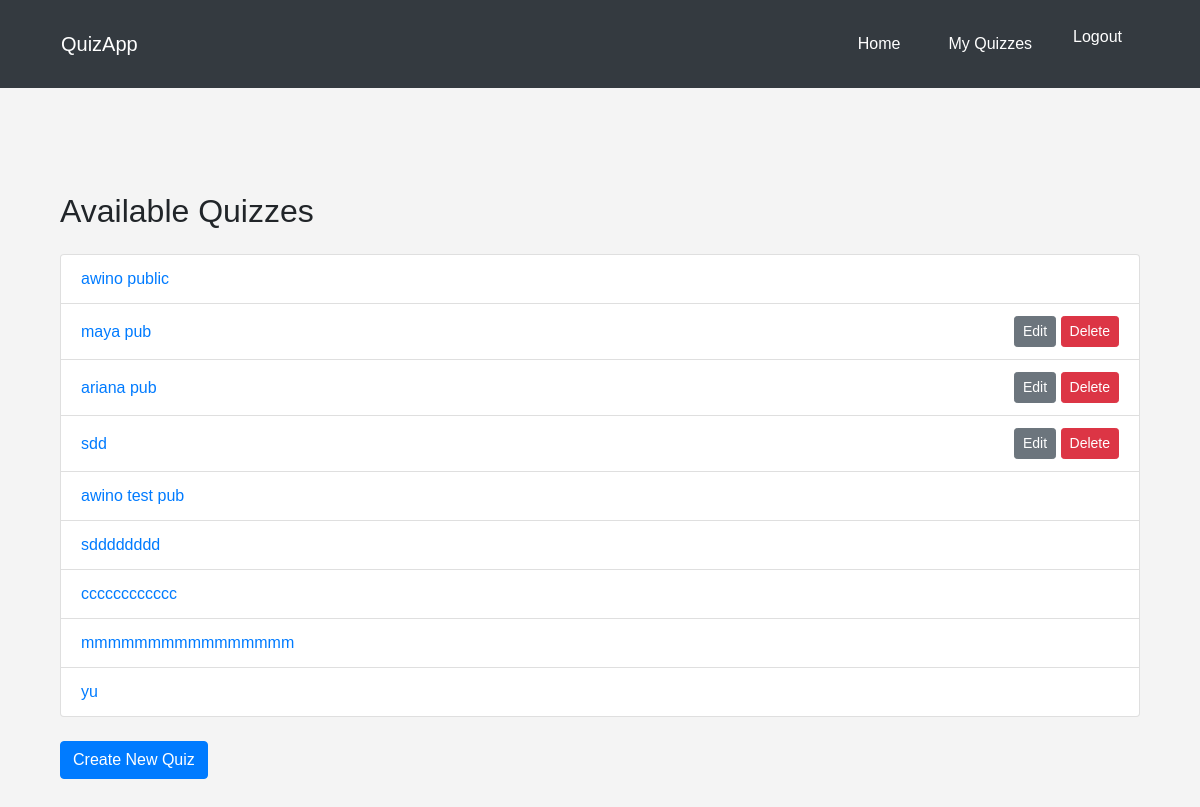
Screenshot of /quizzes/ (signed in) with the database file from the repository.
### quizzes/models.py (models this page shows, shortened)
class Quiz(models.Model):
    title = models.CharField(max_length=255)
    description = models.TextField()
    created_by = models.ForeignKey(User, on_delete=models.CASCADE)
    created_at = models.DateTimeField(auto_now_add=True)
    is_public = models.BooleanField(default=False)
    share_link = models.URLField(blank=True, null=True)

### quizzes/views.py (the view)
# urls.py: path('', quiz_list, name='quiz_list'),
@login_required
def quiz_list(request):
    quizzes = Quiz.objects.filter(created_by=request.user) | Quiz.objects.filter(is_public=True)
    return render(request, 'quizzes/quiz_list.html', {'quizzes': quizzes})

### templates/quizzes/quiz_list.html
{% extends 'base.html' %}
{% block content %}
<div class="container mt-5">
    <h2 class="my-4">Available Quizzes</h2>
    <ul class="list-group">
        {% for quiz in quizzes %}
        <li class="list-group-item d-flex justify-content-between align-items-center">
            <a href="{% url 'quiz_detail' quiz.id %}">{{ quiz.title }}</a>
            <span>
                {% if quiz.created_by == user %}
                <a href="{% url 'edit_quiz' quiz.id %}" class="btn btn-secondary btn-sm">Edit</a>
                <a href="{% url 'delete_quiz' quiz.id %}" class="btn btn-danger btn-sm">Delete</a>
                {% endif %}
            </span>
        </li>
        {% endfor %}
    </ul>
    <a href="{% url 'create_quiz' %}" class="btn btn-primary mt-4">Create New Quiz</a>
</div>
{% endblock %}

### static/css/styles.css (style rules this page uses)
body { font-family: Arial, sans-serif; margin: 0; padding: 0; background-color: #f4f4f4; }

### rows the page displays
Quiz: title "awino public"
Quiz: title "maya pub", shows "Edit"
Quiz: title "ariana pub", shows "Edit"
Quiz: title "sdd", shows "Edit"
Quiz: title "awino test pub"
Quiz: title "sdddddddd"
Quiz: title "cccccccccccc"
Quiz: title "mmmmmmmmmmmmmmmm"
Quiz: title "yu"
